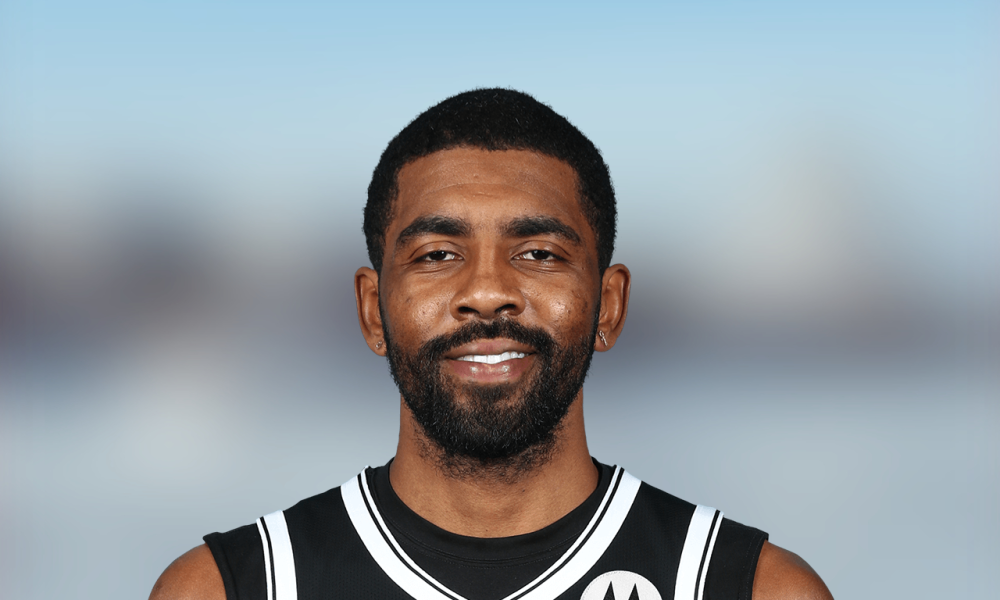
#> input picture model/test_images/irving1.jpg, 1000 x 600 px
$ jupyter execute --allow-errors NBA_Player_Classification.ipynb   (shell and % lines are left out)
#> lines starting #> are read from the running program, lines starting #| are printed output that depends on the picture; after the words box and inside, x2 and y2 are one past the last pixel; in counts of white or black regions, pixels touching at a corner belong together
<h2 style='color:blue' align='center'>Sports Celebrity Image Classification<h2>

[cell 1]
import numpy as np
import cv2
import matplotlib
from matplotlib import pyplot as plt

<h3 style='color:purple'>(1) Preprocessing: Detect face and eyes</h3>

#### The first step in the pre-processing pipeline is to detect faces from an image. In order to clean our data, once a face is detected, we will detect eyes. If two eyes are then detected,we keep the image.Otherwise, we delete it</h4>

I use haar cascade to detect the faces and eyes from the images. First, we use a clear image with a face and two eyes

[cell 2]
img = cv2.imread('./test_images/irving1.jpg')
#> img is the input picture: shape (600, 1000, 3); mean B, G, R 161.9, 156.2, 147.8
img.shape
#> Out = (600, 1000, 3)

[cell 3]
plt.imshow(img)

[cell 4]
gray = cv2.cvtColor(img, cv2.COLOR_BGR2GRAY)
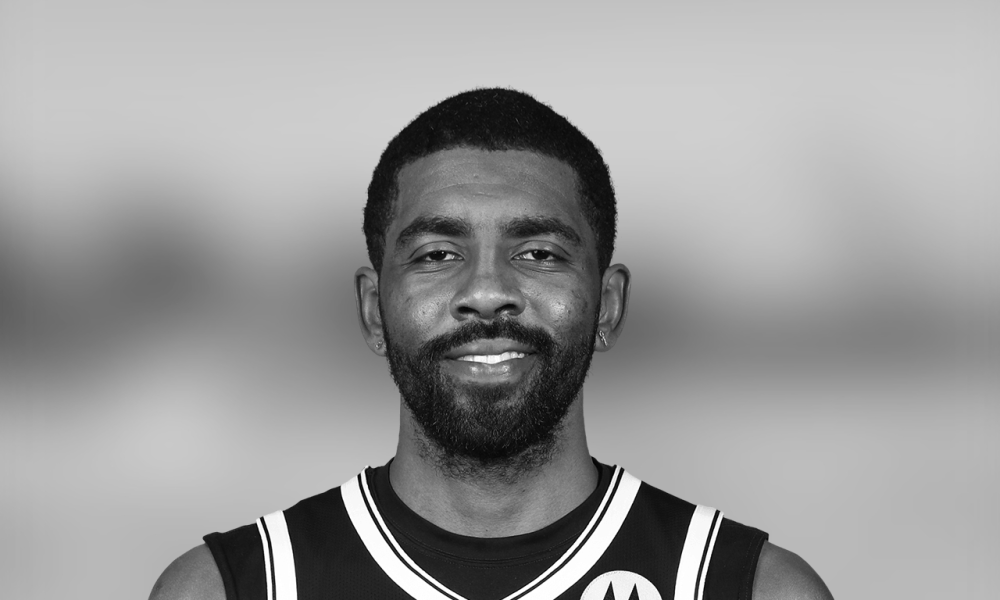
#> gray: shape (600, 1000); min 3, max 255, mean 154.3
gray.shape
#> Out = (600, 1000)

[cell 5]
gray

[cell 6]
plt.imshow(gray, cmap='gray')

[cell 7]
face_cascade = cv2.CascadeClassifier('./opencv/haarcascades/haarcascade_frontalface_default.xml')
eye_cascade = cv2.CascadeClassifier('./opencv/haarcascades/haarcascade_eye.xml')

faces = face_cascade.detectMultiScale(gray, 1.3, 5)
#> faces = [[346, 141, 284, 284]]
faces
#> Out = [[346, 141, 284, 284]]

[cell 8]
(x,y,w,h) = faces[0]
#> x = 346; y = 141; w = 284; h = 284
x,y,w,h
#> Out = (346, 141, 284, 284)

[cell 9]
face_img = cv2.rectangle(img,(x,y),(x+w,y+h),(255,0,0),2)
plt.imshow(face_img)

[cell 10]
cv2.destroyAllWindows()
for (x,y,w,h) in faces:
    face_img = cv2.rectangle(img,(x,y),(x+w,y+h),(255,0,0),2)
    roi_gray = gray[y:y+h, x:x+w]
    roi_color = face_img[y:y+h, x:x+w]
    eyes = eye_cascade.detectMultiScale(roi_gray)
    for (ex,ey,ew,eh) in eyes:
        cv2.rectangle(roi_color,(ex,ey),(ex+ew,ey+eh),(0,255,0),2)
#> this loop made 1 pass
#> (x, y, w, h, eyes) on pass 1: (346, 141, 284, 284, [[56, 84, 63, 63], [160, 87, 55, 55]])
#> pass 1, `roi_color = face_img[y:y+h, x:x+w]`:
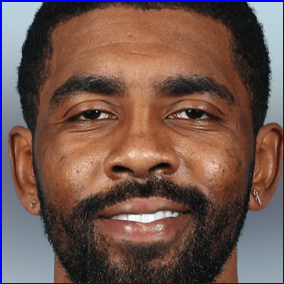
#> roi_color: shape (284, 284, 3); mean B, G, R 78.9, 85.6, 112.9
#> after the loop:
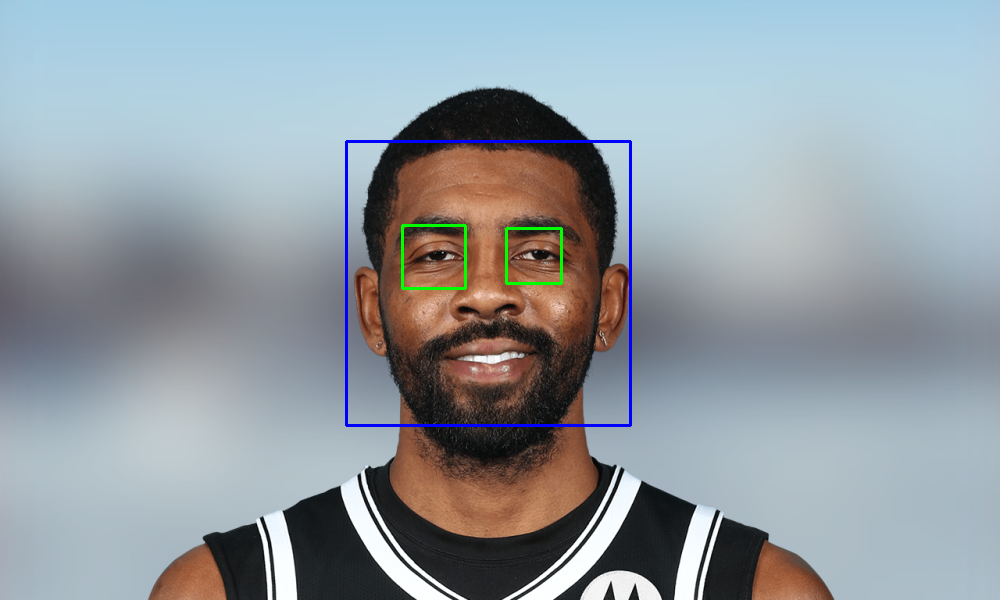
#> img: shape (600, 1000, 3); mean B, G, R 162.6, 155.9, 146.9
#> after the loop:
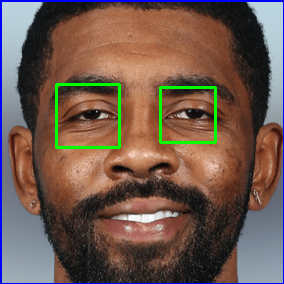
#> roi_color: shape (284, 284, 3); 1.75% of pixels changed, all inside (x1, y1, x2, y2) = (55, 83, 217, 149)


plt.figure()
plt.imshow(face_img, cmap='gray')
plt.show()

[cell 11]
plt.imshow(roi_color, cmap='gray')

[cell 12]
cropped_img = np.array(roi_color)
cropped_img.shape
#> Out = (284, 284, 3)

<h3 style='color:purple'>Use wavelet transform as a feature for traning the model</h3>

#### A wavelet transformed image allows you to see the edges of the face clearly.This allows the model to distinguish specific facial features.

### Wavelet transform

[cell 13]
import numpy as np
import pywt
import cv2

def w2d(img, mode='haar', level=1):
#> called with mode = 'db1', level = 5
    imArray = img
    #Datatype conversions
    #convert to grayscale
    imArray = cv2.cvtColor( imArray,cv2.COLOR_RGB2GRAY )
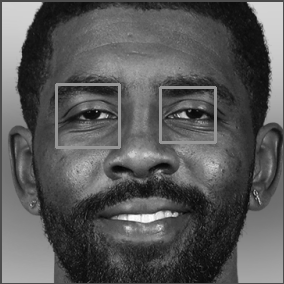
#> imArray: shape (284, 284); min 4, max 254, mean 88
    #convert to float
    imArray =  np.float32(imArray)
    imArray /= 255;
    # compute coefficients
    coeffs=pywt.wavedec2(imArray, mode, level=level)
#> coeffs = 6 items

    #Process Coefficients
    coeffs_H=list(coeffs)
#> coeffs_H = 6 items
    coeffs_H[0] *= 0;

    # reconstruction
    imArray_H=pywt.waverec2(coeffs_H, mode);
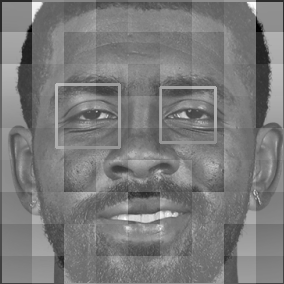
#> imArray_H: shape (284, 284) float32; min -0.653, max 0.701, mean -0.000602; drawn with min black and max white
    imArray_H *= 255;
    imArray_H =  np.uint8(imArray_H)
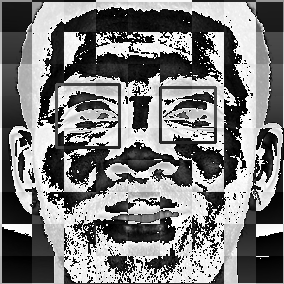
#> imArray_H: shape (284, 284); min 0, max 255, mean 124

    return imArray_H

[cell 14]
im_har = w2d(cropped_img,'db1',5)
plt.imshow(im_har, cmap='gray')

#### I will use the wavelet transformed image as seen above,along with the raw pixel image as an input for the classifier

####  Below is a function that can take an input image,detect face and eyes within the image and returns a cropped image if face and 2 or more eyes are detected

[cell 15]
def get_cropped_image_if_2_eyes(image_path):
#> called with image_path = './test_images/irving1.jpg'
    img = cv2.imread(image_path)
    gray = cv2.cvtColor(img, cv2.COLOR_BGR2GRAY)
    faces = face_cascade.detectMultiScale(gray, 1.3, 5)
#> faces = [[346, 141, 284, 284]]
    for (x,y,w,h) in faces:
        roi_gray = gray[y:y+h, x:x+w]
        roi_color = img[y:y+h, x:x+w]
        eyes = eye_cascade.detectMultiScale(roi_gray)
        if len(eyes) >= 2:
            return roi_color
#> this loop made 1 pass
#> pass 1, in get_cropped_image_if_2_eyes, `roi_color = img[y:y+h, x:x+w]`:
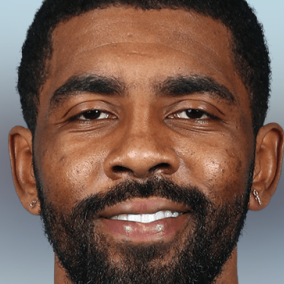
#> roi_color: shape (284, 284, 3); mean B, G, R 76.1, 88.1, 115.2

[cell 16]
original_image = cv2.imread('./test_images/irving1.jpg')
plt.imshow(original_image)

[cell 17]
cropped_image = get_cropped_image_if_2_eyes('./test_images/irving1.jpg')
plt.imshow(cropped_image)

**Using an image where the face is clearly obstructed with no eyes shown**

[cell 18]
org_image_obstructed = cv2.imread('./test_images/irving2.jpg')
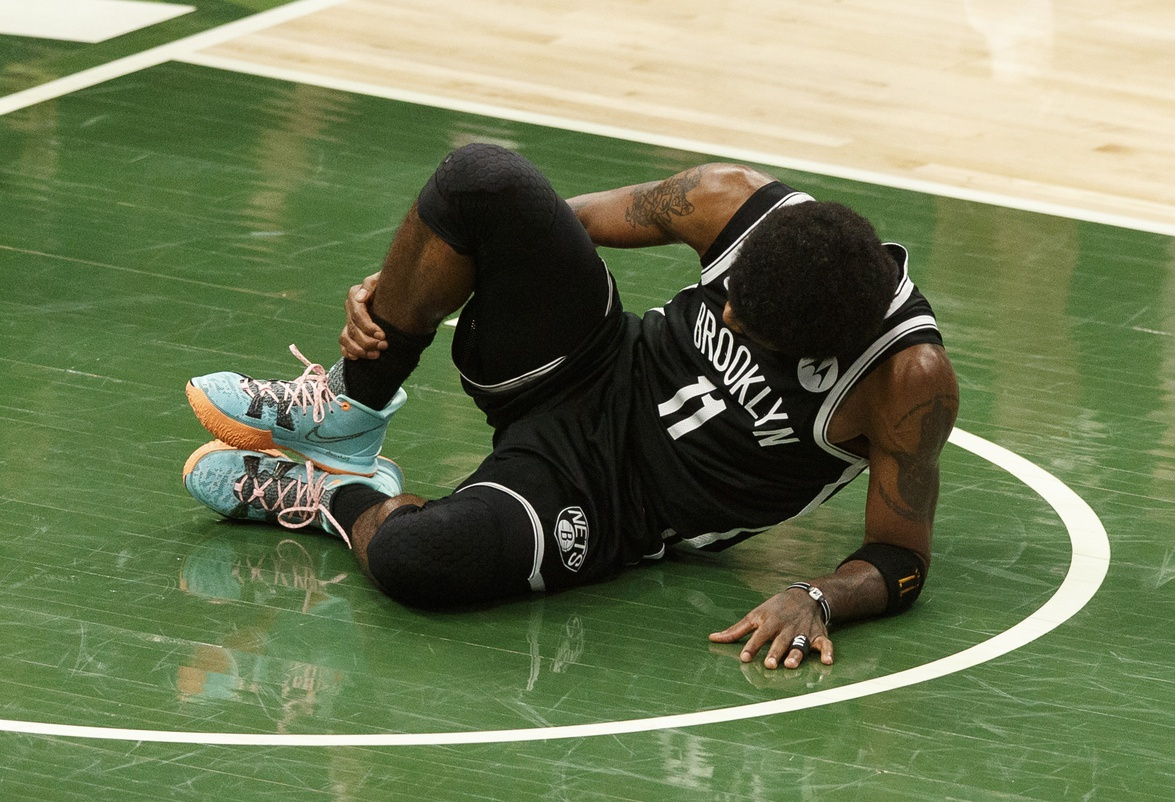
#> input picture model/test_images/irving2.jpg, 1175 x 802 px
#> org_image_obstructed is the input picture: shape (802, 1175, 3); mean B, G, R 86.9, 122.7, 111.1
plt.imshow(org_image_obstructed)

[cell 19]
cropped_image_no_2_eyes = get_cropped_image_if_2_eyes('./test_images/irving2.jpg')
#> call 2 of get_cropped_image_if_2_eyes, with image_path = './test_images/irving2.jpg'
#> in get_cropped_image_if_2_eyes (call 2), `gray = cv2.cvtColor(img, cv2.COLOR_BGR2GRAY)`:
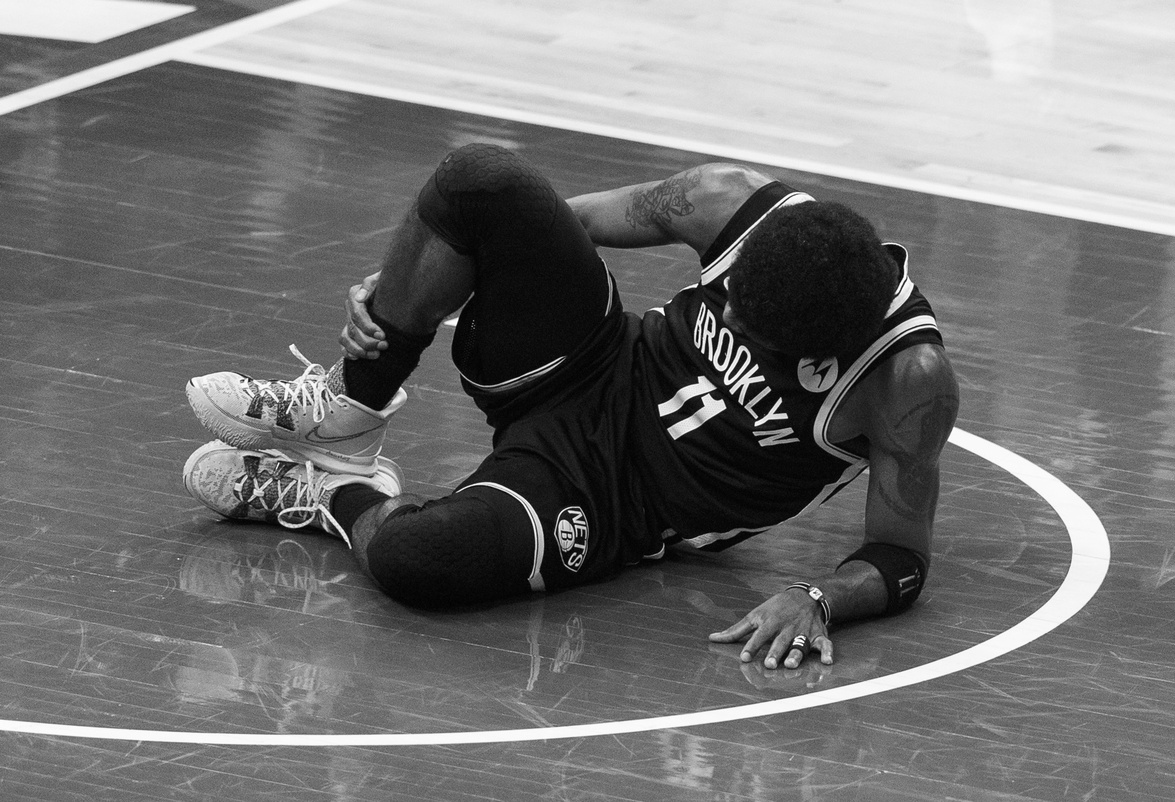
#> gray: shape (802, 1175); min 0, max 255, mean 115.1
#> in get_cropped_image_if_2_eyes (call 2), `faces = face_cascade.detectMultiScale(gray, 1.3, 5)`: faces = ()
cropped_image_no_2_eyes

**Above cropped_image_no_2_eyes is None which means this image should be ignored and not used for model training**

[cell 20]
path_to_data = "./dataset/"
path_to_cr_data = "./dataset/a_cropped/"

[cell 21]
import os
img_dirs = []
for entry in os.scandir(path_to_data):
    if entry.is_dir():
        img_dirs.append(entry.path)

[cell 22]
img_dirs

**Go through all images in dataset folder and create cropped images for them. There will be cropped folder inside dataset folder after you run this code**

[cell 23]
import shutil
if os.path.exists(path_to_cr_data):
     shutil.rmtree(path_to_cr_data)
os.mkdir(path_to_cr_data)

[cell 24]
cropped_image_dirs = []
celebrity_file_names_dict = {}
#> (the rest of this cell did not finish here and is left out)

        if roi_color is not None:
            cropped_folder = path_to_cr_data + celebrity_name
            if not os.path.exists(cropped_folder):
                os.makedirs(cropped_folder)
                cropped_image_dirs.append(cropped_folder)
                print("Generating cropped images in folder: ",cropped_folder)
            cropped_file_name = celebrity_name + str(count) + ".png"
            cropped_file_path = cropped_folder + "/" + cropped_file_name
            cv2.imwrite(cropped_file_path, roi_color)
            celebrity_file_names_dict[celebrity_name].append(cropped_file_path)
            count += 1

### There may be some images in the cropped folder that are blurry, of a different person, or just bad data. Manually examine the folder and delete any unwanted images

[cell 25]
celebrity_file_names_dict = {}
for img_dir in cropped_image_dirs:
    celebrity_name = img_dir.split('/')[-1]
    file_list = []
    for entry in os.scandir(img_dir):
        file_list.append(entry.path)
    celebrity_file_names_dict[celebrity_name] = file_list
celebrity_file_names_dict

**For the UI-part of the project, I need the class dictionary which assigns each player as a unique number**

[cell 26]
class_dict = {}
count = 0
for celebrity_name in celebrity_file_names_dict.keys():
    class_dict[celebrity_name] = count
    count = count + 1
class_dict
